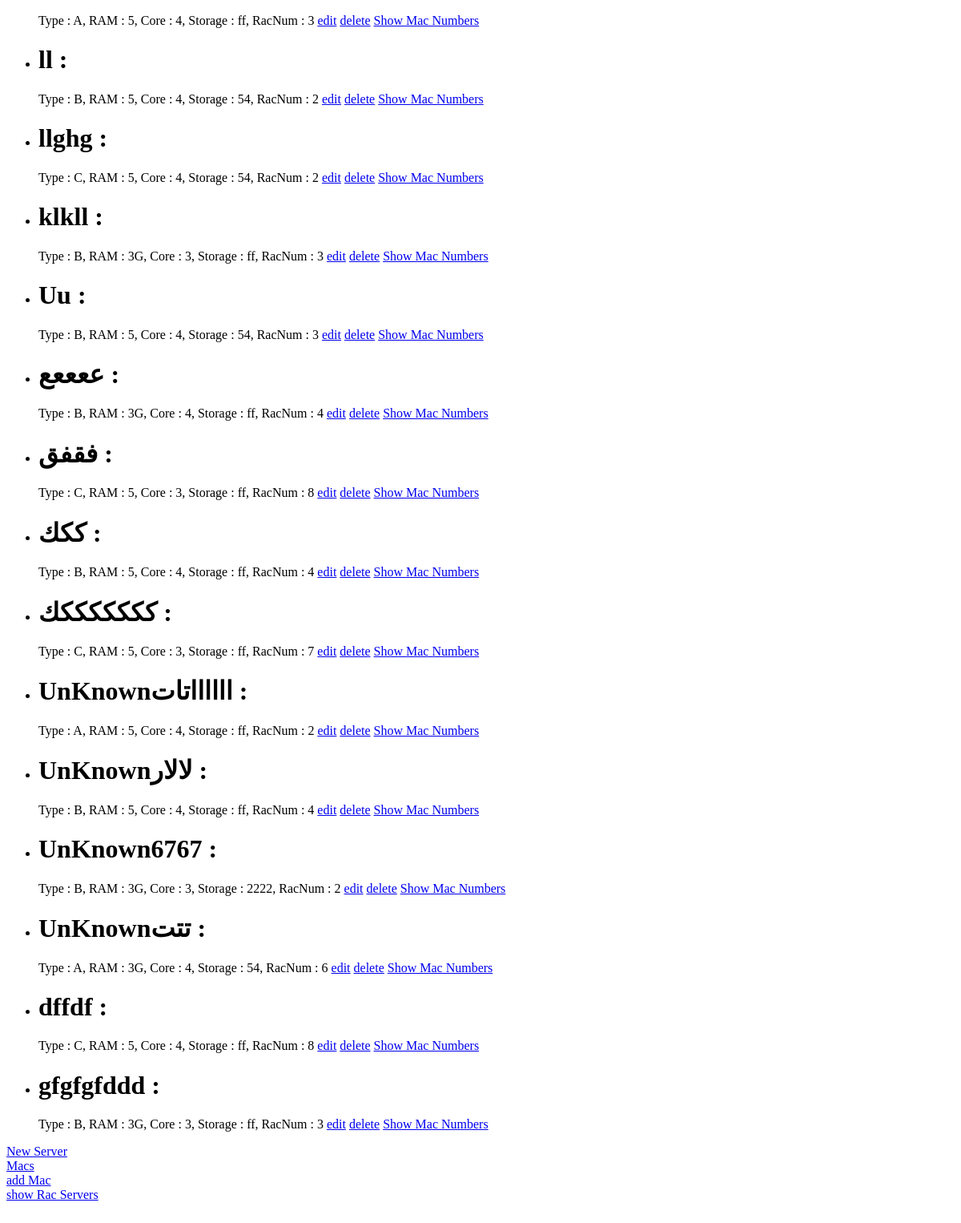
/oldIndex (lower part), run on an earlier commit of the app's database.
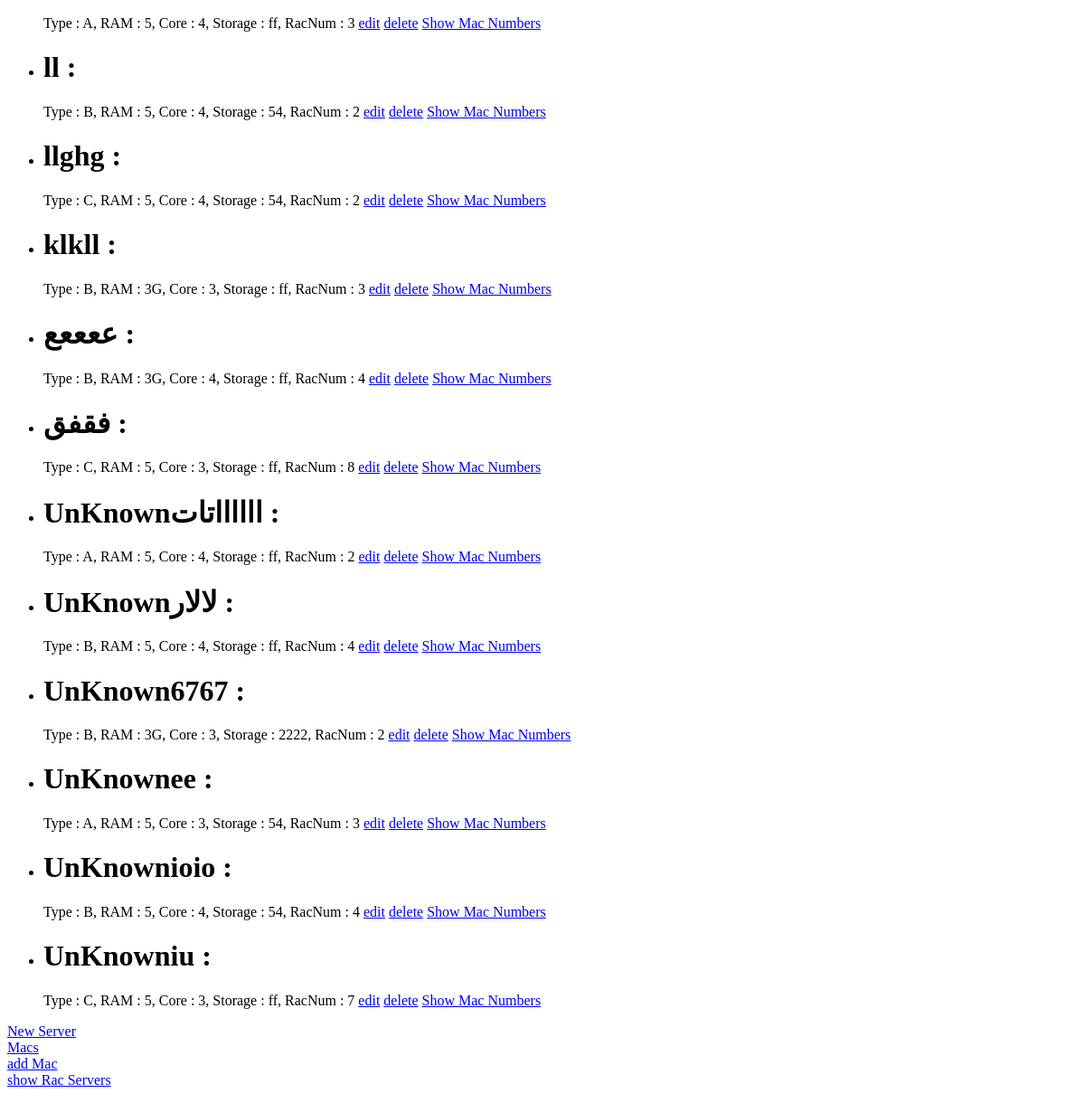
And on a later commit of the database.
### blogs/models.py (models this page shows, shortened)
class Server(models.Model):
    typeChoices = (
        ('A', 'A'),
        ('B', 'B'),
        ('C', 'C'),
    )
    name=models.CharField(max_length=30,primary_key=True,default='UnKnown',validators=[validate_server])
    Type = models.CharField(max_length=1, choices = typeChoices)
    RAM = models.CharField(max_length=30)
    Core = models.PositiveSmallIntegerField()
    Storage = models.CharField(max_length=30)
    RackNum = models.ForeignKey('Rack', related_name='racs')

class Rack(models.Model):
    RackNum = models.PositiveSmallIntegerField(primary_key=True)
    def __str__(self):
        return str(self.RackNum)

### blogs/views.py (the view)
# urls.py: url(r'^oldIndex$', 'blogs.views.ServerListView', name='server_list'),
def ServerListView(request, template_name='ServerList.html'):
    servers = Server.objects.all()
    data = {}
    data['object_list'] = servers
    '''form = RackServers(request.POST or None)
        if form.is_valid():
            data['RackNum'] = form.cleaned_data.get('RackNum')'''
    return render(request, template_name, data)

### blogs/templates/ServerList.html (shortened to what this page needs)
<ul>
    {% for server in object_list %}
        <li><h1>{{ server.name }} : </h1>  Type : {{server.Type}}, RAM : {{server.RAM}}, Core : {{server.Core}}, Storage : {{server.Storage}}, RacNum : {{server.RackNum}}
            <a href="{% url 'server_edit' server.pk  %}">edit</a>
            <a href="{% url 'server_delete' server.pk %}">delete</a>
            <a href="{% url 'showServerMacs' server.pk %}"> Show Mac Numbers </a>
        </li>
    {% endfor %}
</ul>
<a href="{% url 'server_new' %}">New Server</a><br>
<a href="{% url 'mac_list' %}">Macs</a><br>
<a href="{% url 'mac_new' %}">add Mac</a><br>
<a href="{% url 'showRacServers' %}">show Rac Servers</a><br><br>

What changed in the data, as far as the page shows it:
removed Server: name "Uu", Type "B", RAM "5", Core "4", Storage "54", RackNum "3"
removed Server: name "ككك", Type "B", RAM "5", Core "4", Storage "ff", RackNum "4"
removed Server: name "كككككككك", Type "C", RAM "5", Core "3", Storage "ff", RackNum "7"
removed Server: name "UnKnownتتت", Type "A", RAM "3G", Core "4", Storage "54", RackNum "6"
removed Server: name "dffdf", Type "C", RAM "5", Core "4", Storage "ff", RackNum "8"
removed Server: name "gfgfgfddd", Type "B", RAM "3G", Core "3", Storage "ff", RackNum "3"
added Server: name "UnKnownee", Type "A", RAM "5", Core "3", Storage "54", RackNum "3"
added Server: name "UnKnownioio", Type "B", RAM "5", Core "4", Storage "54", RackNum "4"
added Server: name "UnKnowniu", Type "C", RAM "5", Core "3", Storage "ff", RackNum "7"
